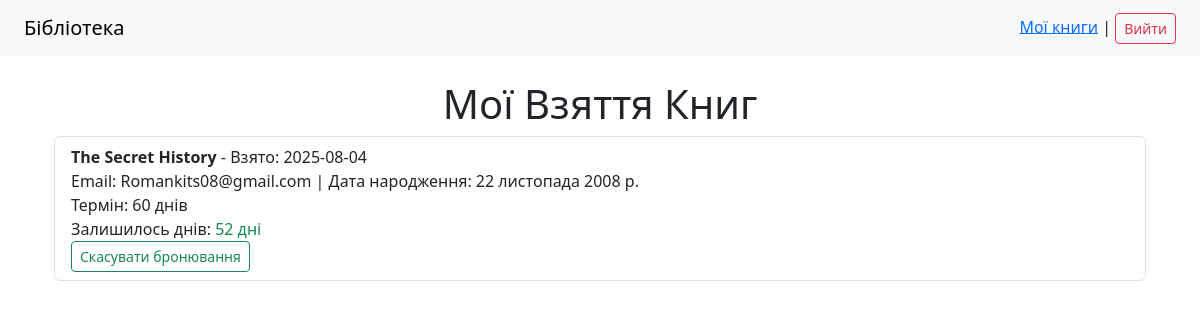
Before: /my_borrows/ (signed in) with the older database file.
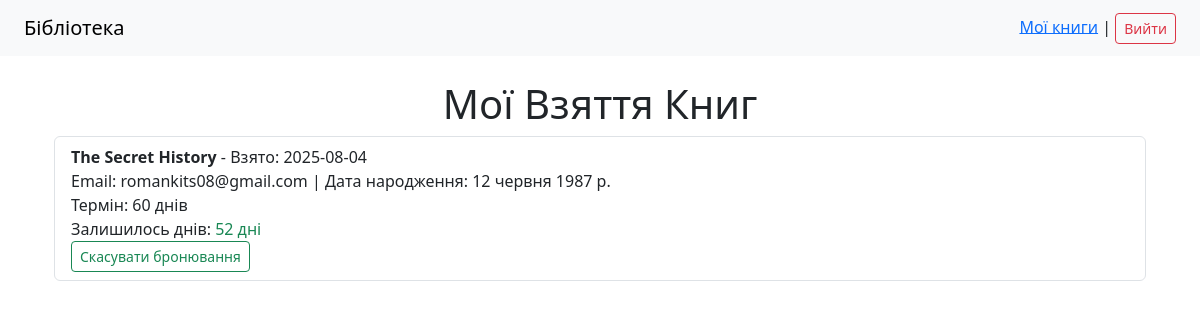
After: the same page with the newer database file.
### Library_app/models.py (models this page shows, shortened)
class Borrow(models.Model):
    user = models.ForeignKey(User, on_delete=models.CASCADE, related_name='borrows')
    book = models.ForeignKey(Book, on_delete = models.CASCADE, related_name = 'borrows')
    email = models.EmailField(blank=False, null=False)
    birth_date = models.DateField(blank=False, null=False)
    termin = models.PositiveSmallIntegerField(
        choices = [
            (3, '3 дні'),
            (5, '5 днів'),
            (10, '10 днів'),
            (15, '15 днів'),
            (30, '30 днів'),
            (45, '45 днів'),
            (60, '60 днів'),
            (75, '75 днів'),
            (90, '90 днів')
        ],
        default = 30
        )
    created_at = models.DateTimeField(auto_now_add = True)
    class Meta:
        ordering = ['-created_at']
        verbose_name = "Взяття книги"
        verbose_name_plural = "Взяття книг"

class Book(models.Model):
    title = models.CharField(max_length = 250, unique = True)
    author = models.ForeignKey(Author, on_delete = models.CASCADE, related_name = "books")
    cover = models.ImageField(upload_to = 'media/')
    genre = models.ManyToManyField(Genre, related_name = "books")
    year_published = models.PositiveIntegerField(default = 1900)
    age_restrictions = models.PositiveSmallIntegerField(
        validators=[
            MinValueValidator(3),
            MaxValueValidator(120)
        ]
    )
    isbn = models.CharField(max_length = 13, unique = True)
    available = models.BooleanField(default = True)
    class Meta:
        ordering = ['author']
        verbose_name = "Книга"
        verbose_name_plural = "Книги"

### Library_app/views.py (the view)
# urls.py: path('my_borrows/', views.my_borrows, name = 'my_borrows'),
@login_required
def my_borrows(request: HttpRequest):
    borrows = Borrow.objects.filter(user=request.user)
    for borrow in borrows:
        end_date = borrow.created_at.date() + timedelta(days=borrow.termin)
        borrow.days_left = (end_date - date.today()).days
        borrow.termin_word = pluralize_days(borrow.termin)
        borrow.days_left_word = pluralize_days(borrow.days_left)
    return render(request, 'library/my_borrows.html', {
        'borrows': borrows
    })

### Library_app/views.py (called while the page is built)
def pluralize_days(n):
    n_abs = abs(n)
    if n_abs % 10 == 1 and n_abs % 100 != 11:
        return "день"
    elif 2 <= n_abs % 10 <= 4 and not (12 <= n_abs % 100 <= 14):
        return "дні"
    else:
        return "днів"

### Library_app/templates/library/my_borrows.html (shortened to what this page needs)
{% extends "base.html" %}
{% block content %}
<h1 class="text-center">Мої Взяття Книг</h1>
<div class="container">
    <ul class="list-group">
        {% for borrow in borrows %}
            <li class="list-group-item">
                <strong>{{ borrow.book.title }}</strong> - Взято: {{ borrow.created_at|date:"Y-m-d" }}
                <br>
                Email: {{ borrow.email }} | Дата народження: {{ borrow.birth_date }}
                <br>
                Термін: {{ borrow.termin }} {{borrow.termin_word}}
                <br>
                Залишилось днів: {% if borrow.days_left <= 0 %}
                    <span class="text-danger">Прострочено</span>
                {% else %}
                    <span class="text-success">{{ borrow.days_left }} {{ borrow.days_left_word }}</span>
                {% endif %}
                <form action="{% url 'cancel_borrow' borrow.pk %}" method="POST">
                    <button type="submit" class="btn btn-outline-success btn-sm">Скасувати бронювання</button>
                </form>
            </li>
        {% empty %}
            <li class="list-group-item">У вас немає взятих книг.</li>
        {% endfor %}
    </ul>
</div>
{% endblock %}

Changed rows visible on the page:
changed Borrow "днів": email "Romankits08@gmail.com" → "romankits08@gmail.com"; birth_date "22 листопада 2008 р." → "12 червня 1987 р."
